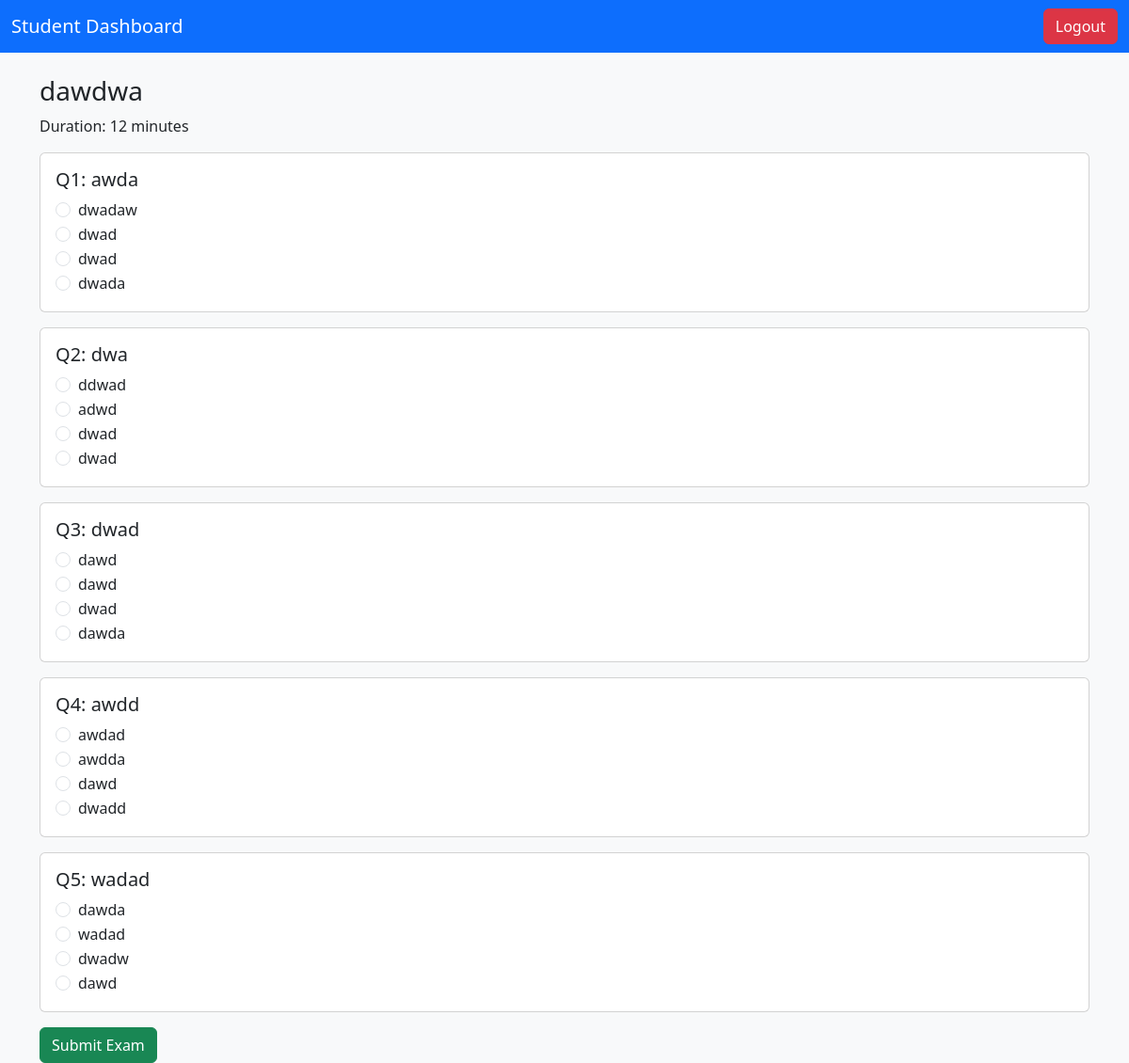
The app's page /student/take-exam/1 (signed in) with its own data.
### models/exam.py (models this page shows)
class Exam(db.Model):
    __tablename__ = "exams"
    id = db.Column(db.Integer, primary_key=True)
    title = db.Column(db.String(100), nullable=False)
    duration = db.Column(db.Integer, nullable=False, default=30)  # in minutes
    questions = db.relationship("Question", backref="exam", lazy=True)
    results = db.relationship("Result", backref="exam", lazy=True)

### models/question.py (models this page shows)
class Question(db.Model):
    __tablename__ = "questions"
    id = db.Column(db.Integer, primary_key=True)
    exam_id = db.Column(db.Integer, db.ForeignKey("exams.id"), nullable=False)
    question_text = db.Column(db.String(500), nullable=False)
    option_a = db.Column(db.String(200), nullable=False)
    option_b = db.Column(db.String(200), nullable=False)
    option_c = db.Column(db.String(200), nullable=False)
    option_d = db.Column(db.String(200), nullable=False)
    correct_option = db.Column(db.String(1), nullable=False)  # 'A', 'B', 'C', 'D'

### routes/student_routes.py (the view, shortened to what this page needs)
@student_bp.route("/take-exam/<int:exam_id>", methods=["GET", "POST"])
@login_required
def take_exam(exam_id):
    if current_user.role != "student":
        return "Unauthorized", 403
    exam = Exam.query.get_or_404(exam_id)
    return render_template("take_exam.html", exam=exam)

### app.py (called while the page is built)
def create_app():
    app = Flask(__name__, instance_relative_config=True)
    app.config.from_object("config.Config")
    app.config.from_pyfile("config.py", silent=True)
    db.init_app(app)
    login_manager.init_app(app)
    @login_manager.user_loader
    def load_user(user_id):
        return User.query.get(int(user_id))
    app.register_blueprint(auth_bp)
    app.register_blueprint(admin_bp)
    app.register_blueprint(student_bp)
    @app.route("/")
    def index():
        return render_template("landing.html")   # shows login/register options
    return app

### templates/take_exam.html (shortened to what this page needs)
<!DOCTYPE html>
<html lang="en">
<head>
    <link href="https://cdn.jsdelivr.net/npm/bootstrap@5.3.0/dist/css/bootstrap.min.css" rel="stylesheet">
</head>
<body class="bg-light">
    <nav class="navbar navbar-dark bg-primary">
        <div class="container-fluid">
            <a class="navbar-brand" href="{{ url_for('student.dashboard') }}">Student Dashboard</a>
            <a href="{{ url_for('auth.logout') }}" class="btn btn-danger">Logout</a>
        </div>
    </nav>
    <div class="container mt-4">
        <h3>{{ exam.title }}</h3>
        <p>Duration: {{ exam.duration }} minutes</p>
        <form method="POST">
            {% for q in exam.questions %}
            <div class="card mb-3">
                <div class="card-body">
                    <h5>Q{{ loop.index }}: {{ q.question_text }}</h5>
                    <div class="form-check">
                        <input class="form-check-input" type="radio" name="question_{{ q.id }}" id="q{{ q.id }}A"
                            value="A" required>
                        <label class="form-check-label" for="q{{ q.id }}A">{{ q.option_a }}</label>
                    </div>
                    <div class="form-check">
                        <input class="form-check-input" type="radio" name="question_{{ q.id }}" id="q{{ q.id }}B"
                            value="B">
                        <label class="form-check-label" for="q{{ q.id }}B">{{ q.option_b }}</label>
                    </div>
                    <div class="form-check">
                        <input class="form-check-input" type="radio" name="question_{{ q.id }}" id="q{{ q.id }}C"
                            value="C">
                        <label class="form-check-label" for="q{{ q.id }}C">{{ q.option_c }}</label>
                    </div>
                    <div class="form-check">
                        <input class="form-check-input" type="radio" name="question_{{ q.id }}" id="q{{ q.id }}D"
                            value="D">
                        <label class="form-check-label" for="q{{ q.id }}D">{{ q.option_d }}</label>
                    </div>
                </div>
            </div>
            {% endfor %}
            <button type="submit" class="btn btn-success">Submit Exam</button>
        </form>
    </div>
</body>
</html>

### records on screen
Exam: title "dawdwa", duration "12"
Question: question_text "awda", option_a "dwadaw", option_b "dwad", option_c "dwad", option_d "dwada"
Question: question_text "dwa", option_a "ddwad", option_b "adwd", option_c "dwad", option_d "dwad"
Question: question_text "dwad", option_a "dawd", option_b "dawd", option_c "dwad", option_d "dawda"
Question: question_text "awdd", option_a "awdad", option_b "awdda", option_c "dawd", option_d "dwadd"
Question: question_text "wadad", option_a "dawda", option_b "wadad", option_c "dwadw", option_d "dawd"
